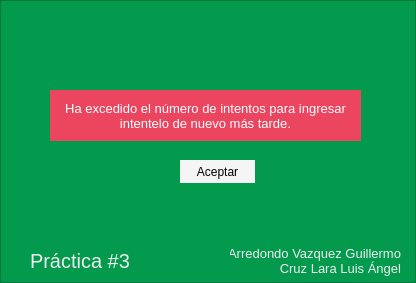
<?xml version="1.0" encoding="UTF-8"?>
<ui version="4.0">
 <class>Dialog</class>
 <widget class="QDialog" name="Dialog">
  <property name="geometry">
   <rect>
    <x>0</x>
    <y>0</y>
    <width>416</width>
    <height>283</height>
   </rect>
  </property>
  <property name="windowTitle">
   <string>Dialog</string>
  </property>
  <property name="toolTip">
   <string>&lt;html&gt;&lt;head/&gt;&lt;body&gt;&lt;p&gt;&lt;br/&gt;&lt;/p&gt;&lt;/body&gt;&lt;/html&gt;</string>
  </property>
  <layout class="QHBoxLayout" name="horizontalLayout">
   <property name="spacing">
    <number>0</number>
   </property>
   <property name="leftMargin">
    <number>0</number>
   </property>
   <property name="topMargin">
    <number>0</number>
   </property>
   <property name="rightMargin">
    <number>0</number>
   </property>
   <property name="bottomMargin">
    <number>0</number>
   </property>
   <item>
    <widget class="QFrame" name="frame">
     <property name="styleSheet">
      <string notr="true">background-color: rgb(3, 154, 78)</string>
     </property>
     <property name="frameShape">
      <enum>QFrame::StyledPanel</enum>
     </property>
     <property name="frameShadow">
      <enum>QFrame::Raised</enum>
     </property>
     <widget class="QPushButton" name="btn_close">
      <property name="geometry">
       <rect>
        <x>180</x>
        <y>160</y>
        <width>75</width>
        <height>23</height>
       </rect>
      </property>
      <property name="styleSheet">
       <string notr="true">border: unset;
background-color: #f5f5f5</string>
      </property>
      <property name="text">
       <string>Aceptar</string>
      </property>
     </widget>
     <widget class="QLabel" name="label_2">
      <property name="geometry">
       <rect>
        <x>230</x>
        <y>240</y>
        <width>171</width>
        <height>41</height>
       </rect>
      </property>
      <property name="font">
       <font>
        <pointsize>10</pointsize>
       </font>
      </property>
      <property name="layoutDirection">
       <enum>Qt::LeftToRight</enum>
      </property>
      <property name="styleSheet">
       <string notr="true">color: #eee</string>
      </property>
      <property name="text">
       <string>Arredondo Vazquez Guillermo
Cruz Lara Luis Ángel</string>
      </property>
      <property name="alignment">
       <set>Qt::AlignRight|Qt::AlignTrailing|Qt::AlignVCenter</set>
      </property>
     </widget>
     <widget class="QLabel" name="label_3">
      <property name="geometry">
       <rect>
        <x>30</x>
        <y>245</y>
        <width>111</width>
        <height>31</height>
       </rect>
      </property>
      <property name="font">
       <font>
        <pointsize>15</pointsize>
       </font>
      </property>
      <property name="styleSheet">
       <string notr="true">color: #eee</string>
      </property>
      <property name="text">
       <string>Práctica #3</string>
      </property>
     </widget>
     <widget class="QLabel" name="label_4">
      <property name="geometry">
       <rect>
        <x>50</x>
        <y>90</y>
        <width>311</width>
        <height>51</height>
       </rect>
      </property>
      <property name="font">
       <font>
        <pointsize>10</pointsize>
       </font>
      </property>
      <property name="styleSheet">
       <string notr="true">background-color: #EB455F;
color: #fff;</string>
      </property>
      <property name="text">
       <string>Ha excedido el número de intentos para ingresar
intentelo de nuevo más tarde.</string>
      </property>
      <property name="alignment">
       <set>Qt::AlignCenter</set>
      </property>
     </widget>
    </widget>
   </item>
  </layout>
 </widget>
 <resources/>
 <connections/>
</ui>
